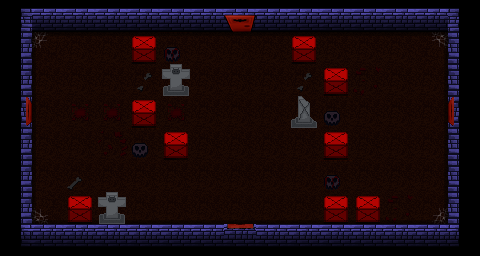

Tiled map render using the project's own tile images. Description and the whole map definition, tile-layer contents included, below:
An orthogonal 15x8 tile map with 32x32 px tiles, 14 tile layers (chao e paredes, Decorações, Decorações2, sombras laterais, ...) and 8 objects (bau).

<map version="1.10" tiledversion="1.11.2" orientation="orthogonal" renderorder="right-down" width="15" height="8" tilewidth="32" tileheight="32" infinite="0" nextlayerid="40" nextobjectid="173">
 <tileset firstgid="1" source="Sprite_sheet_tiles.tsx" />
 <layer id="11" name="chao e paredes" width="15" height="8">
  <data encoding="csv">
2147483652,1,1,1,1,1,1,1,1,1,1,1,1,1,4,
2,3221225511,40,40,5,5,5,5,5,40,40,5,40,1610612775,2147483650,
2,5,5,5,5,5,5,5,5,5,40,5,5,5,2147483650,
2,5,5,5,5,5,5,5,5,5,5,5,5,5,2147483650,
2,5,5,5,5,5,5,5,5,5,5,5,40,5,2147483650,
2,5,5,5,40,40,5,5,5,5,5,5,5,5,2147483650,
2,2684354599,5,40,5,5,5,5,5,40,40,40,5,39,2147483650,
2147483714,65,65,65,65,65,65,65,65,65,65,65,65,65,66
</data>
 </layer>
 <layer id="37" name="Decorações" width="15" height="8">
  <data encoding="csv">
0,0,0,0,0,0,0,0,0,0,0,0,0,0,0,
0,0,0,0,0,26,0,0,0,0,0,0,0,0,0,
0,0,0,0,44,0,0,0,0,44,0,42,0,0,0,
0,5,19,19,0,19,0,0,0,0,25,0,0,0,0,
0,0,0,31,25,0,0,0,0,0,0,0,0,0,0,
0,0,43,0,0,0,0,0,0,0,26,0,0,0,0,
0,0,0,0,0,0,0,0,0,0,0,0,42,0,0,
0,0,0,0,0,0,0,0,0,0,0,0,0,0,0
</data>
 </layer>
 <layer id="38" name="Decorações2" width="15" height="8">
  <data encoding="csv">
0,0,0,0,0,0,0,0,0,0,0,0,0,0,0,
0,0,0,0,0,0,0,0,0,0,0,0,0,0,0,
0,0,0,0,0,0,0,0,0,0,0,0,0,0,0,
0,0,0,0,0,0,0,0,0,0,0,0,0,0,0,
0,0,0,0,0,0,0,0,0,0,0,0,0,0,0,
0,0,0,0,0,0,0,0,0,0,0,0,0,0,0,
0,0,0,0,0,0,0,0,0,0,0,0,0,0,0,
0,0,0,0,0,0,0,0,0,0,0,0,0,0,0
</data>
 </layer>
 <layer id="34" name="sombras laterais" width="15" height="8">
  <data encoding="csv">
0,0,0,0,0,0,0,0,0,0,0,0,0,0,0,
0,3758096392,0,0,0,0,0,0,0,0,0,0,0,1610612744,0,
0,3758096392,0,0,0,0,0,0,0,0,0,0,0,1610612744,0,
0,3758096392,0,0,0,0,0,0,0,0,0,0,0,1610612744,0,
0,3758096392,0,0,0,0,0,0,0,0,0,0,0,1610612744,0,
0,3758096392,0,0,0,0,0,0,0,0,0,0,0,1610612744,0,
0,3758096392,0,0,0,0,0,0,0,0,0,0,0,1610612744,0,
0,0,0,0,0,0,0,0,0,0,0,0,0,0,0
</data>
 </layer>
 <layer id="35" name="sombras cima e baixo" width="15" height="8">
  <data encoding="csv">
0,0,0,0,0,0,0,0,0,0,0,0,0,0,0,
0,1073741832,1073741832,1073741832,1073741832,1073741832,1073741832,1073741832,1073741832,1073741832,1073741832,1073741832,1073741832,1073741832,0,
0,0,0,0,0,0,0,0,0,0,0,0,0,0,0,
0,0,0,0,0,0,0,0,0,0,0,0,0,0,0,
0,0,0,0,0,0,0,0,0,0,0,0,0,0,0,
0,0,0,0,0,0,0,0,0,0,0,0,0,0,0,
0,2147483656,8,2147483656,2147483656,2147483656,2147483656,2147483656,2147483656,2147483656,2147483656,2147483656,2147483656,2147483656,0,
0,0,0,0,0,0,0,0,0,0,0,0,0,0,0
</data>
 </layer>
 <layer id="17" name="caixa" width="15" height="8">
  <data encoding="csv">
0,0,0,0,0,0,0,0,0,0,0,0,0,0,0,
0,0,0,0,7,0,0,0,0,7,0,0,0,0,0,
0,0,0,0,0,55,0,0,0,0,7,0,0,0,0,
0,0,0,0,7,0,0,0,0,54,0,0,0,0,0,
0,0,0,0,0,7,0,0,0,0,7,0,0,0,0,
0,0,0,0,0,0,0,0,0,0,0,0,0,0,0,
0,0,7,55,0,0,0,0,0,0,7,7,0,0,0,
0,0,0,0,0,0,0,0,0,0,0,0,0,0,0
</data>
 </layer>
 <objectgroup id="36" name="inimigo_spawn">
  <object id="146" x="203.25" y="117" width="19.5" height="17" />
  <object id="168" x="257.25" y="116.5" width="19.5" height="17" />
 </objectgroup>
 <objectgroup id="15" name="colisor_obstaculo">
  <object id="76" name="bau" x="356.5" y="34.4773" width="21.2386" height="21.1705" />
  </objectgroup>
 <objectgroup id="33" name="range_bau">
  <object id="77" x="351.875" y="32" width="32.125" height="32.125" />
 </objectgroup>
 <layer id="26" name="porta_cima_aberta" width="15" height="8">
  <data encoding="csv">
0,0,0,0,0,0,0,13,0,0,0,0,0,0,0,
0,0,0,0,0,0,0,0,0,0,0,0,0,0,0,
0,0,0,0,0,0,0,0,0,0,0,0,0,0,0,
0,0,0,0,0,0,0,0,0,0,0,0,0,0,0,
0,0,0,0,0,0,0,0,0,0,0,0,0,0,0,
0,0,0,0,0,0,0,0,0,0,0,0,0,0,0,
0,0,0,0,0,0,0,0,0,0,0,0,0,0,0,
0,0,0,0,0,0,0,0,0,0,0,0,0,0,0
</data>
 </layer>
 <layer id="14" name="porta_cima" width="15" height="8">
  <data encoding="csv">
0,0,0,0,0,0,0,12,0,0,0,0,0,0,0,
0,0,0,0,0,0,0,0,0,0,0,0,0,0,0,
0,0,0,0,0,0,0,0,0,0,0,0,0,0,0,
0,0,0,0,0,0,0,0,0,0,0,0,0,0,0,
0,0,0,0,0,0,0,0,0,0,0,0,0,0,0,
0,0,0,0,0,0,0,0,0,0,0,0,0,0,0,
0,0,0,0,0,0,0,0,0,0,0,0,0,0,0,
0,0,0,0,0,0,0,0,0,0,0,0,0,0,0
</data>
 </layer>
 <objectgroup id="16" name="cima">
  <object id="75" x="227.5" y="27.5" width="24.5" height="9.5" />
 </objectgroup>
 <layer id="27" name="porta_direita_aberta" width="15" height="8">
  <data encoding="csv">
0,0,0,0,0,0,0,0,0,0,0,0,0,0,0,
0,0,0,0,0,0,0,0,0,0,0,0,0,0,0,
0,0,0,0,0,0,0,0,0,0,0,0,0,0,0,
0,0,0,0,0,0,0,0,0,0,0,0,0,0,34,
0,0,0,0,0,0,0,0,0,0,0,0,0,0,0,
0,0,0,0,0,0,0,0,0,0,0,0,0,0,0,
0,0,0,0,0,0,0,0,0,0,0,0,0,0,0,
0,0,0,0,0,0,0,0,0,0,0,0,0,0,0
</data>
 </layer>
 <layer id="21" name="porta_direita" width="15" height="8">
  <data encoding="csv">
0,0,0,0,0,0,0,0,0,0,0,0,0,0,0,
0,0,0,0,0,0,0,0,0,0,0,0,0,0,0,
0,0,0,0,0,0,0,0,0,0,0,0,0,0,0,
0,0,0,0,0,0,0,0,0,0,0,0,0,0,35,
0,0,0,0,0,0,0,0,0,0,0,0,0,0,0,
0,0,0,0,0,0,0,0,0,0,0,0,0,0,0,
0,0,0,0,0,0,0,0,0,0,0,0,0,0,0,
0,0,0,0,0,0,0,0,0,0,0,0,0,0,0
</data>
 </layer>
 <objectgroup id="20" name="direita">
  <object id="74" x="444" y="101" width="9.5" height="25" />
 </objectgroup>
 <layer id="28" name="porta_baixo_aberta" width="15" height="8">
  <data encoding="csv">
0,0,0,0,0,0,0,0,0,0,0,0,0,0,0,
0,0,0,0,0,0,0,0,0,0,0,0,0,0,0,
0,0,0,0,0,0,0,0,0,0,0,0,0,0,0,
0,0,0,0,0,0,0,0,0,0,0,0,0,0,0,
0,0,0,0,0,0,0,0,0,0,0,0,0,0,0,
0,0,0,0,0,0,0,0,0,0,0,0,0,0,0,
0,0,0,0,0,0,0,0,0,0,0,0,0,0,0,
0,0,0,0,0,0,0,37,0,0,0,0,0,0,0
</data>
 </layer>
 <layer id="22" name="porta_baixo" width="15" height="8">
  <data encoding="csv">
0,0,0,0,0,0,0,0,0,0,0,0,0,0,0,
0,0,0,0,0,0,0,0,0,0,0,0,0,0,0,
0,0,0,0,0,0,0,0,0,0,0,0,0,0,0,
0,0,0,0,0,0,0,0,0,0,0,0,0,0,0,
0,0,0,0,0,0,0,0,0,0,0,0,0,0,0,
0,0,0,0,0,0,0,0,0,0,0,0,0,0,0,
0,0,0,0,0,0,0,0,0,0,0,0,0,0,0,
0,0,0,0,0,0,0,36,0,0,0,0,0,0,0
</data>
 </layer>
 <objectgroup id="24" name="baixo">
  <object id="73" x="227" y="216" width="21.5" height="12.5" />
 </objectgroup>
 <layer id="29" name="porta_esquerda_aberta" width="15" height="8">
  <data encoding="csv">
0,0,0,0,0,0,0,0,0,0,0,0,0,0,0,
0,0,0,0,0,0,0,0,0,0,0,0,0,0,0,
0,0,0,0,0,0,0,0,0,0,0,0,0,0,0,
2147483682,0,0,0,0,0,0,0,0,0,0,0,0,0,0,
0,0,0,0,0,0,0,0,0,0,0,0,0,0,0,
0,0,0,0,0,0,0,0,0,0,0,0,0,0,0,
0,0,0,0,0,0,0,0,0,0,0,0,0,0,0,
0,0,0,0,0,0,0,0,0,0,0,0,0,0,0
</data>
 </layer>
 <layer id="23" name="porta_esquerda" width="15" height="8">
  <data encoding="csv">
0,0,0,0,0,0,0,0,0,0,0,0,0,0,0,
0,0,0,0,0,0,0,0,0,0,0,0,0,0,0,
0,0,0,0,0,0,0,0,0,0,0,0,0,0,0,
2147483683,0,0,0,0,0,0,0,0,0,0,0,0,0,0,
0,0,0,0,0,0,0,0,0,0,0,0,0,0,0,
0,0,0,0,0,0,0,0,0,0,0,0,0,0,0,
0,0,0,0,0,0,0,0,0,0,0,0,0,0,0,
0,0,0,0,0,0,0,0,0,0,0,0,0,0,0
</data>
 </layer>
 <objectgroup id="25" name="esquerda">
  <object id="72" x="23.5" y="100.5" width="11" height="20" />
 </objectgroup>
</map>